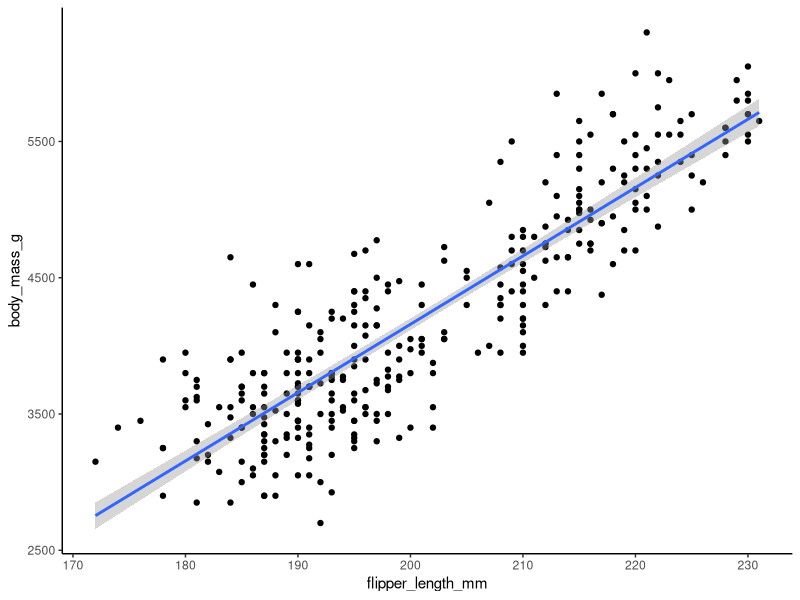
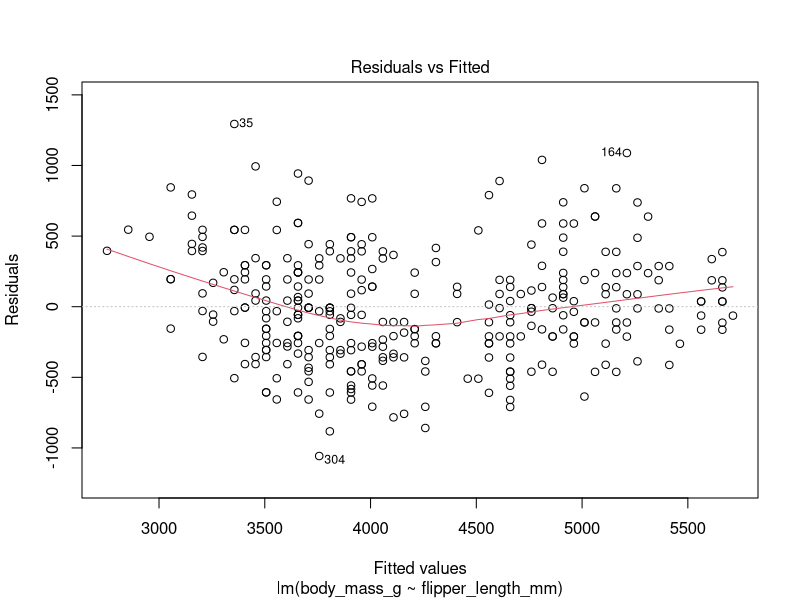
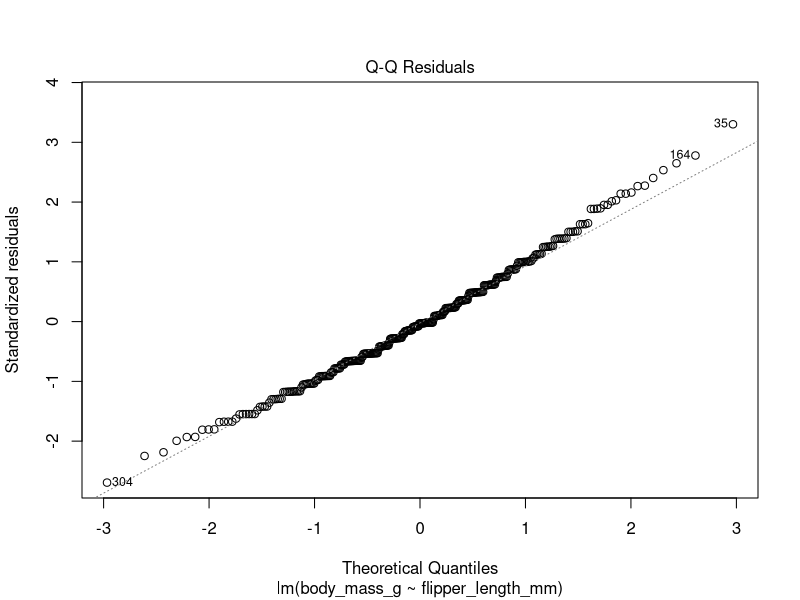
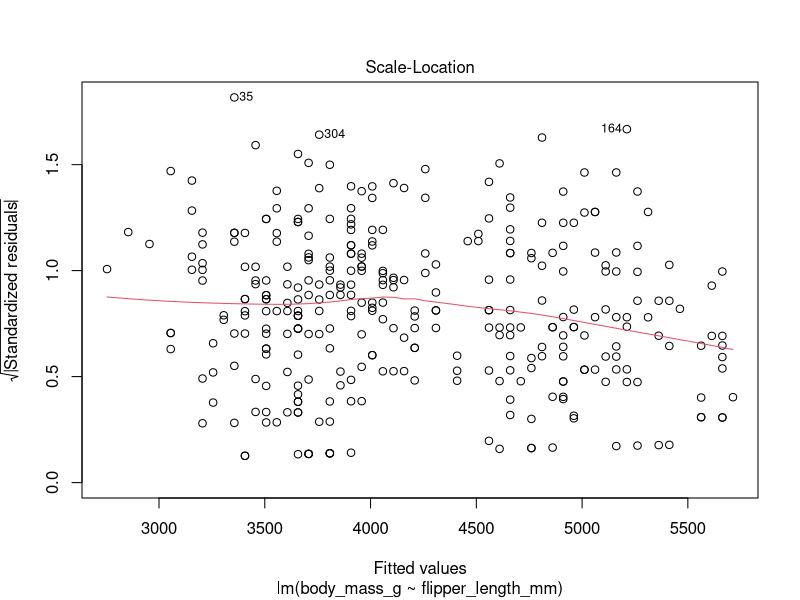
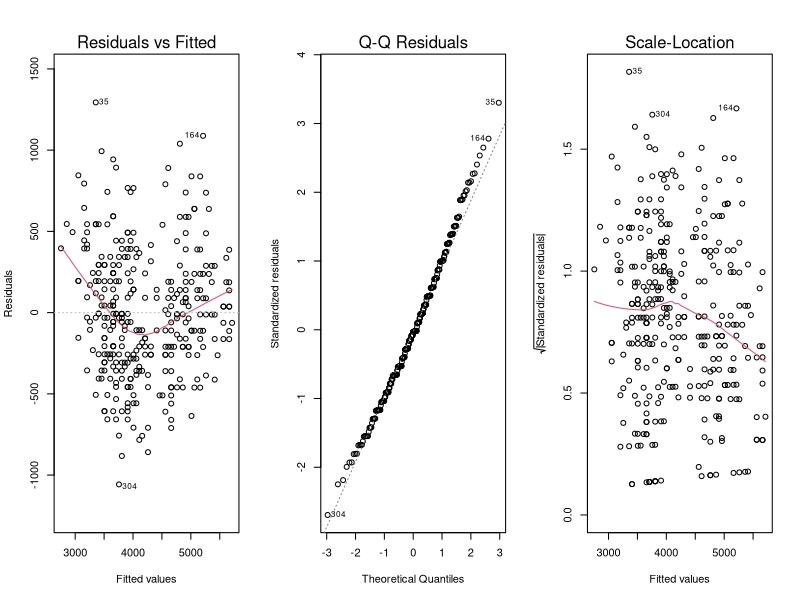
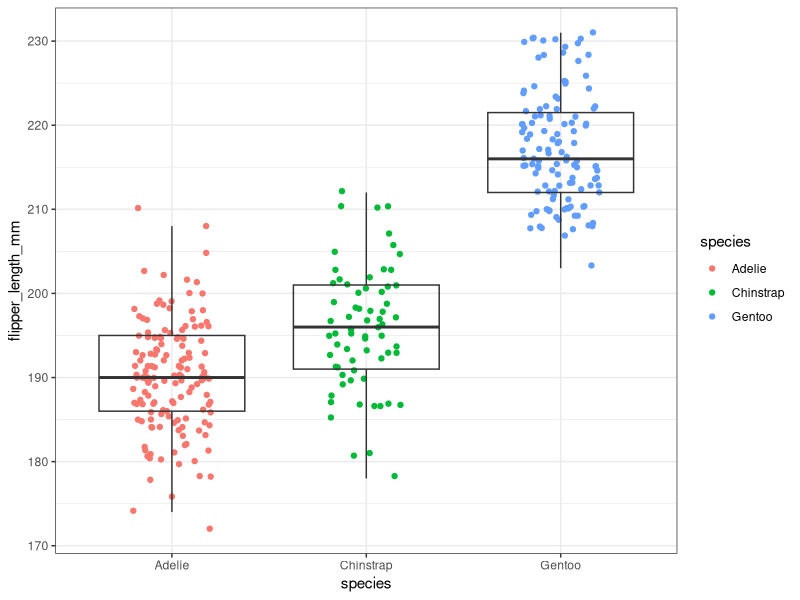
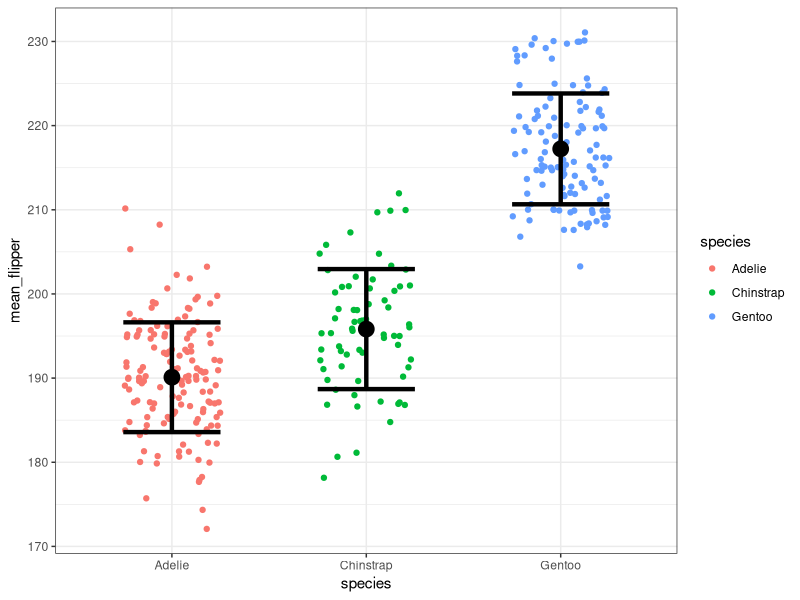
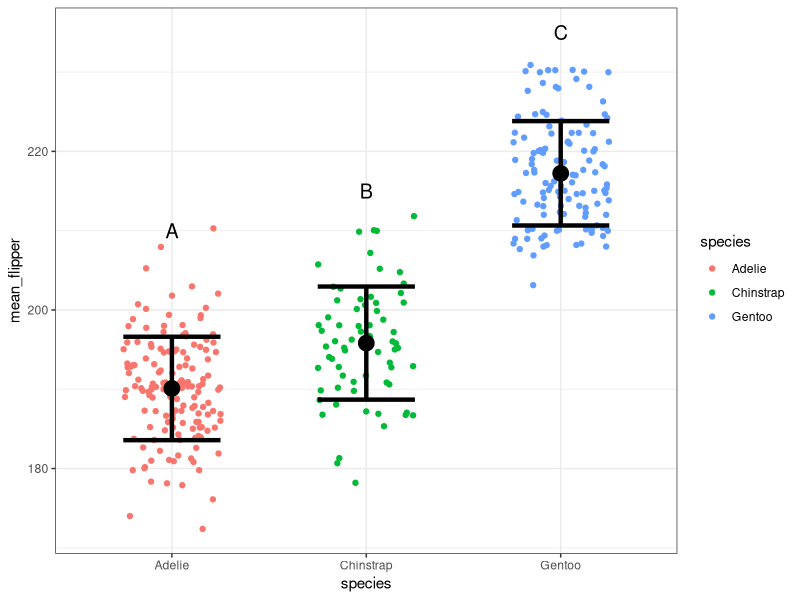

These figures' R source, in order:
## ---- chunk 1
knitr::opts_chunk$set(echo = TRUE, eval = TRUE)
## ---- chunk 2

#Use the library function to load packages
library(tidyverse)
library(palmerpenguins)

# We will use a command from the "car" package below, so we'll install it here:
# install.packages("car")
library(car)

## ---- chunk 3

# Attach penguins data after excluding NA values
penguins_no_NA <- penguins %>%
  drop_na(flipper_length_mm, body_mass_g, sex, species) #selectively drop na's on focus variables

head(penguins_no_NA)

## ---- chunk 4

# Plot flipper length and body mass
ggplot(data = penguins_no_NA,
       aes(x = flipper_length_mm, 
           y = body_mass_g)) +
  geom_point() +
  theme_classic() +
  geom_smooth(method = "lm") #put a linear best fit line

## ---- chunk 5

cor_value <- cor(x = penguins_no_NA$flipper_length_mm, 
                 y = penguins_no_NA$body_mass_g)

print(cor_value) #the little r for the slope of the line of best fit

## ---- chunk 6

# Specify our linear model
model1 <- lm(body_mass_g ~ flipper_length_mm, # ~ means as a function of
             data = penguins_no_NA)

# Print regression output
summary(model1)

# Compare R2 from model fit to our cor_value, squared
cor_value^2

## ---- chunk 7

# Residuals vs. fitted plot
plot(model1, which = 1)

## ---- chunk 8

# QQ residuals plot
plot(model1, which = 2)

## ---- chunk 9

# Shapiro test
shapiro.test(model1$residuals) #this outcome is normal

## ---- chunk 10

# Scale-Location plot
plot(model1, which = 3)

## ---- chunk 11

# Tell R to plot 1 row of 3 graphs
par(mfrow = c(1, 3))

# Make model diagnostic plots 1 through 3
plot(model1, which = 1:3)

## ---- chunk 12

# Plot body mass data by species
ggplot(data = penguins_no_NA, 
         aes(x = species, 
             y = flipper_length_mm)) +
  geom_jitter(aes(col = species),
              width = 0.2) +
  geom_boxplot(fill = NA, 
               outlier.shape = NA) +
  theme_bw()

## ---- chunk 13

# Calculate mean and sd for flipper length
penguin_summary <- penguins_no_NA %>% 
  group_by(species) %>% 
  summarize(mean_flipper = mean(flipper_length_mm),
            sd = sd(flipper_length_mm))


# Plot jitter points (from full data) and mean +/- SD from summary
ggplot(penguin_summary,
       aes(x = species, 
           y = mean_flipper)) +
  geom_jitter(data = penguins_no_NA,
              aes(x = species, 
                  y = flipper_length_mm,
                  col = species),
              width = 0.25) +
  geom_point(size = 5) +
  geom_errorbar(aes(ymin = mean_flipper - sd,
                    ymax = mean_flipper +sd),
                lwd = 1.5,
                width = 0.5) +
  theme_bw()

## ---- chunk 14

# Specify our model
model2 <- aov(flipper_length_mm ~ species, data = penguins_no_NA) #aov is analysis of variance

# View model output
summary(model2)

# Conduct Tukey test 
TukeyHSD(model2)

## ---- chunk 15

# Annotate plot
ggplot(penguin_summary,
       aes(x = species, 
           y = mean_flipper)) +
  geom_jitter(data = penguins_no_NA,
              aes(x = species, 
                  y = flipper_length_mm,
                  col = species),
              width = 0.25) +
  geom_point(size = 5) +
  geom_errorbar(aes(ymin = mean_flipper - sd,
                    ymax = mean_flipper +sd),
                lwd = 1.5,
                width = 0.5) +
  annotate("text",
           x = c(1, 2, 3),
           y = c(210, 215, 235),
           label = c("A", "B", "C"),
           size = 5) +
  theme_bw()

## ---- chunk 16

par(mfrow = c(1, 2))

plot(model2, which = c(2, 3))

## ---- chunk 17

# Levene test 
leveneTest(model2)

## ---- chunk 18

model3 <- aov(flipper_length_mm ~ species + sex, data = penguins_no_NA)

summary(model3)

TukeyHSD(model3)

par(mfrow = c(1, 2))
plot(model3, which = c(2, 3))

## ---- chunk 19

# Write your analysis here, using one or more code chunks

# 1. Are penguin bodies sizes different among islands?
# 2. I think that separating every species on every island is probably easier to visual everything. There are three islands and three species. I think plotting it might be useful, but maybe having a separate scatter plot per island and species might be interesting to see. The variables we are looking at is body_mass_g, species, and island.
# 3. I think we will need to use an ANOVA test since body_mass_g is a continuous variable, but island and species are categorical variables.
# 4. Without looking at anything, I would think that there would be a slight variation between islands and species size.

# Plot body mass data by island
ggplot(data = penguins_no_NA, 
         aes(x = island, 
             y = body_mass_g)) +
  geom_jitter(aes(col = island),
              width = 0.2) +
  geom_boxplot(fill = NA, 
               outlier.shape = NA) +
  theme_bw()
